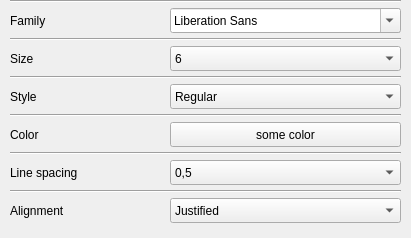
        <widget class="QWidget" name="_NoteSettingsWidget" native="true">
         <property name="minimumSize">
          <size>
           <width>0</width>
           <height>50</height>
          </size>
         </property>
         <property name="styleSheet">
          <string notr="true"/>
         </property>
         <layout class="QFormLayout" name="formLayout_6">
          <property name="sizeConstraint">
           <enum>QLayout::SetDefaultConstraint</enum>
          </property>
          <property name="fieldGrowthPolicy">
           <enum>QFormLayout::AllNonFixedFieldsGrow</enum>
          </property>
          <property name="rowWrapPolicy">
           <enum>QFormLayout::WrapLongRows</enum>
          </property>
          <property name="labelAlignment">
           <set>Qt::AlignCenter</set>
          </property>
          <property name="formAlignment">
           <set>Qt::AlignHCenter|Qt::AlignTop</set>
          </property>
          <property name="horizontalSpacing">
           <number>10</number>
          </property>
          <property name="verticalSpacing">
           <number>5</number>
          </property>
          <property name="leftMargin">
           <number>10</number>
          </property>
          <property name="topMargin">
           <number>0</number>
          </property>
          <property name="rightMargin">
           <number>10</number>
          </property>
          <property name="bottomMargin">
           <number>15</number>
          </property>
          <item row="1" column="0" colspan="2">
           <widget class="Line" name="line_35">
            <property name="maximumSize">
             <size>
              <width>560</width>
              <height>10</height>
             </size>
            </property>
            <property name="orientation">
             <enum>Qt::Horizontal</enum>
            </property>
           </widget>
          </item>
          <item row="4" column="0">
           <widget class="QLabel" name="NoteSize">
            <property name="minimumSize">
             <size>
              <width>150</width>
              <height>25</height>
             </size>
            </property>
            <property name="text">
             <string>Size</string>
            </property>
           </widget>
          </item>
          <item row="4" column="1">
           <widget class="QComboBox" name="NoteSizeBox">
            <property name="minimumSize">
             <size>
              <width>100</width>
              <height>25</height>
             </size>
            </property>
            <property name="maximumSize">
             <size>
              <width>400</width>
              <height>25</height>
             </size>
            </property>
            <item>
             <property name="text">
              <string>6</string>
             </property>
            </item>
            <item>
             <property name="text">
              <string>7</string>
             </property>
            </item>
            <item>
             <property name="text">
              <string>8</string>
             </property>
            </item>
            <item>
             <property name="text">
              <string>9</string>
             </property>
            </item>
            <item>
             <property name="text">
              <string>10</string>
             </property>
            </item>
            <item>
             <property name="text">
              <string>11</string>
             </property>
            </item>
            <item>
             <property name="text">
              <string>12</string>
             </property>
            </item>
            <item>
             <property name="text">
              <string>13</string>
             </property>
            </item>
            <item>
             <property name="text">
              <string>14</string>
             </property>
            </item>
            <item>
             <property name="text">
              <string>15</string>
             </property>
            </item>
            <item>
             <property name="text">
              <string>16</string>
             </property>
            </item>
            <item>
             <property name="text">
              <string>17</string>
             </property>
            </item>
            <item>
             <property name="text">
              <string>18</string>
             </property>
            </item>
            <item>
             <property name="text">
              <string>19</string>
             </property>
            </item>
            <item>
             <property name="text">
              <string>20</string>
             </property>
            </item>
            <item>
             <property name="text">
              <string>21</string>
             </property>
            </item>
            <item>
             <property name="text">
              <string>22</string>
             </property>
            </item>
            <item>
             <property name="text">
              <string>24</string>
             </property>
            </item>
            <item>
             <property name="text">
              <string>26</string>
             </property>
            </item>
            <item>
             <property name="text">
              <string>27</string>
             </property>
            </item>
            <item>
             <property name="text">
              <string>28</string>
             </property>
            </item>
            <item>
             <property name="text">
              <string>29</string>
             </property>
            </item>
            <item>
             <property name="text">
              <string>30</string>
             </property>
            </item>
            <item>
             <property name="text">
              <string>31</string>
             </property>
            </item>
            <item>
             <property name="text">
              <string>32</string>
             </property>
            </item>
            <item>
             <property name="text">
              <string>33</string>
             </property>
            </item>
            <item>
             <property name="text">
              <string>34</string>
             </property>
            </item>
            <item>
             <property name="text">
              <string>35</string>
             </property>
            </item>
            <item>
             <property name="text">
              <string>36</string>
             </property>
            </item>
            <item>
             <property name="text">
              <string>37</string>
             </property>
            </item>
            <item>
             <property name="text">
              <string>38</string>
             </property>
            </item>
            <item>
             <property name="text">
              <string>39</string>
             </property>
            </item>
            <item>
             <property name="text">
              <string>40</string>
             </property>
            </item>
            <item>
             <property name="text">
              <string>41</string>
             </property>
            </item>
            <item>
             <property name="text">
              <string>42</string>
             </property>
            </item>
            <item>
             <property name="text">
              <string>43</string>
             </property>
            </item>
            <item>
             <property name="text">
              <string>44</string>
             </property>
            </item>
            <item>
             <property name="text">
              <string>45</string>
             </property>
            </item>
            <item>
             <property name="text">
              <string>46</string>
             </property>
            </item>
            <item>
             <property name="text">
              <string>47</string>
             </property>
            </item>
            <item>
             <property name="text">
              <string>48</string>
             </property>
            </item>
            <item>
             <property name="text">
              <string>49</string>
             </property>
            </item>
            <item>
             <property name="text">
              <string>50</string>
             </property>
            </item>
            <item>
             <property name="text">
              <string>51</string>
             </property>
            </item>
            <item>
             <property name="text">
              <string>52</string>
             </property>
            </item>
            <item>
             <property name="text">
              <string>53</string>
             </property>
            </item>
            <item>
             <property name="text">
              <string>54</string>
             </property>
            </item>
            <item>
             <property name="text">
              <string>55</string>
             </property>
            </item>
            <item>
             <property name="text">
              <string>56</string>
             </property>
            </item>
            <item>
             <property name="text">
              <string>57</string>
             </property>
            </item>
            <item>
             <property name="text">
              <string>58</string>
             </property>
            </item>
            <item>
             <property name="text">
              <string>59</string>
             </property>
            </item>
            <item>
             <property name="text">
              <string>60</string>
             </property>
            </item>
            <item>
             <property name="text">
              <string>61</string>
             </property>
            </item>
            <item>
             <property name="text">
              <string>62</string>
             </property>
            </item>
            <item>
             <property name="text">
              <string>63</string>
             </property>
            </item>
            <item>
             <property name="text">
              <string>64</string>
             </property>
            </item>
            <item>
             <property name="text">
              <string>65</string>
             </property>
            </item>
            <item>
             <property name="text">
              <string>66</string>
             </property>
            </item>
            <item>
             <property name="text">
              <string>67</string>
             </property>
            </item>
            <item>
             <property name="text">
              <string>68</string>
             </property>
            </item>
            <item>
             <property name="text">
              <string>69</string>
             </property>
            </item>
            <item>
             <property name="text">
              <string>70</string>
             </property>
            </item>
            <item>
             <property name="text">
              <string>71</string>
             </property>
            </item>
            <item>
             <property name="text">
              <string>72</string>
             </property>
            </item>
            <item>
             <property name="text">
              <string>73</string>
             </property>
            </item>
            <item>
             <property name="text">
              <string>74</string>
             </property>
            </item>
            <item>
             <property name="text">
              <string>75</string>
             </property>
            </item>
            <item>
             <property name="text">
              <string>76</string>
             </property>
            </item>
           </widget>
          </item>
          <item row="5" column="0" colspan="2">
           <widget class="Line" name="line_36">
            <property name="maximumSize">
             <size>
              <width>560</width>
              <height>10</height>
             </size>
            </property>
            <property name="orientation">
             <enum>Qt::Horizontal</enum>
            </property>
           </widget>
          </item>
          <item row="6" column="0">
           <widget class="QLabel" name="NoteStyle">
            <property name="minimumSize">
             <size>
              <width>150</width>
              <height>25</height>
             </size>
            </property>
            <property name="text">
             <string>Style</string>
            </property>
           </widget>
          </item>
          <item row="6" column="1">
           <widget class="QComboBox" name="NoteStyleBox">
            <property name="minimumSize">
             <size>
              <width>100</width>
              <height>25</height>
             </size>
            </property>
            <property name="maximumSize">
             <size>
              <width>400</width>
              <height>25</height>
             </size>
            </property>
            <item>
             <property name="text">
              <string>Regular</string>
             </property>
            </item>
            <item>
             <property name="text">
              <string>Bold</string>
             </property>
            </item>
            <item>
             <property name="text">
              <string>Italic</string>
             </property>
            </item>
            <item>
             <property name="text">
              <string>Bold &amp; Italic</string>
             </property>
            </item>
           </widget>
          </item>
          <item row="7" column="0" colspan="2">
           <widget class="Line" name="line_37">
            <property name="maximumSize">
             <size>
              <width>560</width>
              <height>10</height>
             </size>
            </property>
            <property name="orientation">
             <enum>Qt::Horizontal</enum>
            </property>
           </widget>
          </item>
          <item row="8" column="0">
           <widget class="QLabel" name="NoteColor">
            <property name="minimumSize">
             <size>
              <width>150</width>
              <height>25</height>
             </size>
            </property>
            <property name="text">
             <string>Color</string>
            </property>
           </widget>
          </item>
          <item row="8" column="1">
           <widget class="QPushButton" name="NoteColorBox">
            <property name="minimumSize">
             <size>
              <width>100</width>
              <height>25</height>
             </size>
            </property>
            <property name="maximumSize">
             <size>
              <width>400</width>
              <height>25</height>
             </size>
            </property>
            <property name="text">
             <string>some color</string>
            </property>
           </widget>
          </item>
          <item row="9" column="0" colspan="2">
           <widget class="Line" name="line_38">
            <property name="maximumSize">
             <size>
              <width>560</width>
              <height>10</height>
             </size>
            </property>
            <property name="orientation">
             <enum>Qt::Horizontal</enum>
            </property>
           </widget>
          </item>
          <item row="10" column="0">
           <widget class="QLabel" name="NoteLineSpacing">
            <property name="minimumSize">
             <size>
              <width>150</width>
              <height>25</height>
             </size>
            </property>
            <property name="text">
             <string>Line spacing</string>
            </property>
           </widget>
          </item>
          <item row="10" column="1">
           <widget class="QComboBox" name="NoteLineSpacingBox">
            <property name="minimumSize">
             <size>
              <width>100</width>
              <height>25</height>
             </size>
            </property>
            <property name="maximumSize">
             <size>
              <width>400</width>
              <height>25</height>
             </size>
            </property>
            <item>
             <property name="text">
              <string>0,5</string>
             </property>
            </item>
            <item>
             <property name="text">
              <string>0,6</string>
             </property>
            </item>
            <item>
             <property name="text">
              <string>0,7</string>
             </property>
            </item>
            <item>
             <property name="text">
              <string>0,8</string>
             </property>
            </item>
            <item>
             <property name="text">
              <string>0,9</string>
             </property>
            </item>
            <item>
             <property name="text">
              <string>1,0</string>
             </property>
            </item>
            <item>
             <property name="text">
              <string>1,1</string>
             </property>
            </item>
            <item>
             <property name="text">
              <string>1,2</string>
             </property>
            </item>
            <item>
             <property name="text">
              <string>1,3</string>
             </property>
            </item>
            <item>
             <property name="text">
              <string>1,4</string>
             </property>
            </item>
            <item>
             <property name="text">
              <string>1,5</string>
             </property>
            </item>
            <item>
             <property name="text">
              <string>1,6</string>
             </property>
            </item>
            <item>
             <property name="text">
              <string>1,7</string>
             </property>
            </item>
            <item>
             <property name="text">
              <string>1,8</string>
             </property>
            </item>
            <item>
             <property name="text">
              <string>1,9</string>
             </property>
            </item>
            <item>
             <property name="text">
              <string>2,0</string>
             </property>
            </item>
           </widget>
          </item>
          <item row="11" column="0" colspan="2">
           <widget class="Line" name="line_39">
            <property name="maximumSize">
             <size>
              <width>560</width>
              <height>10</height>
             </size>
            </property>
            <property name="orientation">
             <enum>Qt::Horizontal</enum>
            </property>
           </widget>
          </item>
          <item row="12" column="0">
           <widget class="QLabel" name="NoteAlignment">
            <property name="minimumSize">
             <size>
              <width>150</width>
              <height>25</height>
             </size>
            </property>
            <property name="text">
             <string>Alignment</string>
            </property>
           </widget>
          </item>
          <item row="12" column="1">
           <widget class="QComboBox" name="NoteAlignmentBox">
            <property name="minimumSize">
             <size>
              <width>100</width>
              <height>25</height>
             </size>
            </property>
            <property name="maximumSize">
             <size>
              <width>400</width>
              <height>25</height>
             </size>
            </property>
            <item>
             <property name="text">
              <string>Justified</string>
             </property>
            </item>
            <item>
             <property name="text">
              <string>Left</string>
             </property>
            </item>
            <item>
             <property name="text">
              <string>Right</string>
             </property>
            </item>
            <item>
             <property name="text">
              <string>Centered</string>
             </property>
            </item>
           </widget>
          </item>
          <item row="2" column="0">
           <widget class="QLabel" name="NoteFamily">
            <property name="minimumSize">
             <size>
              <width>150</width>
              <height>25</height>
             </size>
            </property>
            <property name="text">
             <string>Family</string>
            </property>
           </widget>
          </item>
          <item row="2" column="1">
           <widget class="QFontComboBox" name="NoteNameBox">
            <property name="minimumSize">
             <size>
              <width>100</width>
              <height>25</height>
             </size>
            </property>
            <property name="maximumSize">
             <size>
              <width>400</width>
              <height>25</height>
             </size>
            </property>
            <property name="frame">
             <bool>true</bool>
            </property>
           </widget>
          </item>
          <item row="3" column="0" colspan="2">
           <widget class="Line" name="line_40">
            <property name="maximumSize">
             <size>
              <width>560</width>
              <height>10</height>
             </size>
            </property>
            <property name="orientation">
             <enum>Qt::Horizontal</enum>
            </property>
           </widget>
          </item>
         </layout>
        </widget>
